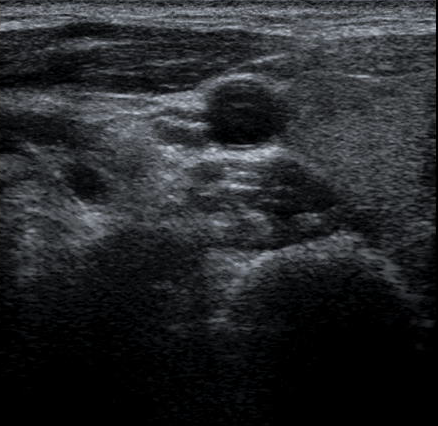
#> input picture patient_1.png, 438 x 426 px
$ jupyter execute plot_marked_watershed.ipynb   (shell and % lines are left out)   (older library calls are emulated)
#> lines starting #> are read from the running program, lines starting #| are printed output that depends on the picture; after the words box and inside, x2 and y2 are one past the last pixel; in counts of white or black regions, pixels touching at a corner belong together
[cell 1]
from scipy import ndimage as ndi
import matplotlib.pyplot as plt

from skimage import io
from skimage import img_as_ubyte
from skimage.color import rgb2gray

from skimage.morphology import watershed, disk
from skimage import data
from skimage.filters import rank
from skimage.util import img_as_ubyte

import numpy as np
import warnings

img_path = 'patient_1.png'
image = io.imread(img_path)
#> image is the input picture: shape (426, 438, 3); mean R, G, B 38.1, 39.7, 42.4
image = rgb2gray(image)
#> image: shape (426, 438) float64

#io.imshow(image)
#io.show()

with warnings.catch_warnings():
    warnings.simplefilter("ignore")
    image = img_as_ubyte(image)

# denoise image
denoised = rank.median(image, disk(30))
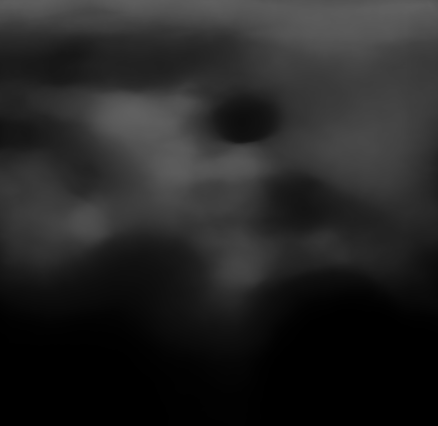
#> denoised: shape (426, 438); min 0, max 96, mean 36.8

# find continuous region (low gradient -
# where less than 10 for this image) --> markers
# disk(5) is used here to get a more smooth image
markers = rank.gradient(denoised, disk(5)) < 12
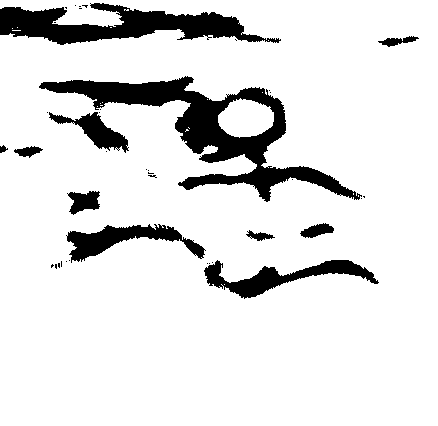
#> markers: shape (426, 438) bool; 88.1% white; 40 black regions (29 under 20 px), largest, box (x1, y1, x2, y2) and area: (39, 76, 362, 202) 9451, (0, 3, 281, 45) 5707, (204, 260, 379, 299) 2336
markers = ndi.label(markers)[0]
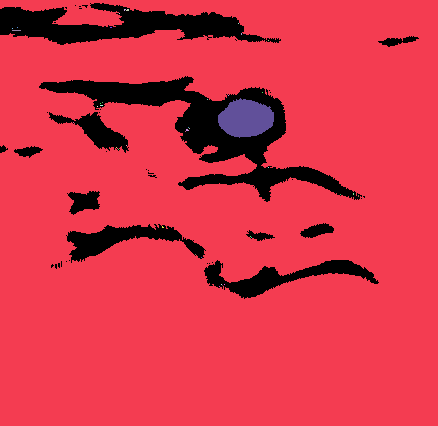
#> markers: shape (426, 438) int32; 42 distinct labels, from 0 to 41; one colour per label, 0 black

# denoise image
with warnings.catch_warnings():
    warnings.simplefilter("ignore")
    markers = rank.median(markers, disk(12))
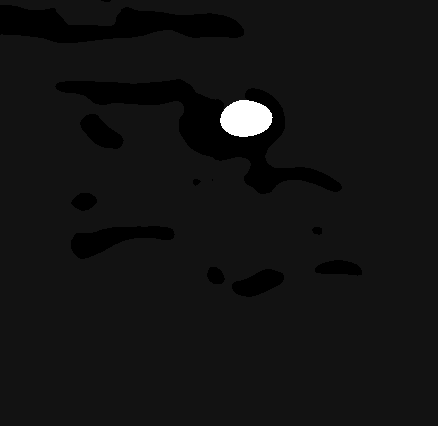
#> markers: shape (426, 438); min 0, max 14, mean 1; drawn with min black and max white

# local gradient (disk(2) is used to keep edges thin)
gradient = rank.gradient(denoised, disk(2))
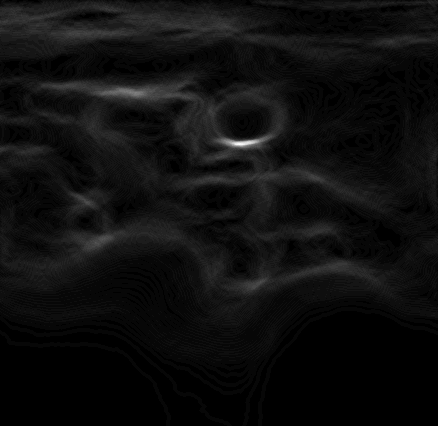
#> gradient: shape (426, 438); min 0, max 36, mean 2; drawn with min black and max white

# process the watershed
labels = watershed(gradient, markers)
#labels = ndi.binary_fill_holes(labels-1)

# display results
fig, axes = plt.subplots(nrows=2, ncols=2, figsize=(8, 8), sharex=True, sharey=True, subplot_kw={'adjustable':'box-forced'})
ax = axes.ravel()

ax[0].imshow(image, cmap=plt.cm.gray, interpolation='nearest')
ax[0].set_title("Original")

ax[1].imshow(gradient, cmap=plt.cm.spectral, interpolation='nearest')
ax[1].set_title("Local Gradient")

ax[2].imshow(image, cmap=plt.cm.gray, interpolation='nearest')
ax[2].imshow(markers, cmap=plt.cm.spectral, interpolation='nearest', alpha=.8)
ax[2].set_title("Markers")

ax[3].imshow(image, cmap=plt.cm.gray, interpolation='nearest')
ax[3].imshow(labels, cmap=plt.cm.spectral, interpolation='nearest', alpha=.8)
ax[3].set_title("Segmented")

#for a in ax:
#    a.axis('off')

fig.tight_layout()
plt.show()
